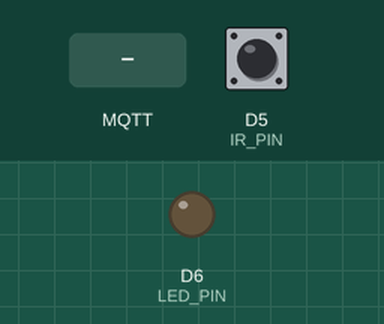
Simulated run of this sketch. Board: ESP8266 (NodeMCU). On the bench: output pins drawn as LEDs (lit = HIGH). Dashed ring = blinking. The test bench sets the inputs (shaded band); at power-on: D5 (IR_PIN) HIGH. WiFi joins after 1.5 s; servers stay silent unless stated; no MQTT or app messages arrive unless stated; what the sketch prints to the serial monitor is not drawn.

Above: at 2.7 s.
2.8 s: D5 (IR_PIN) driven LOW
At 3.2 s:
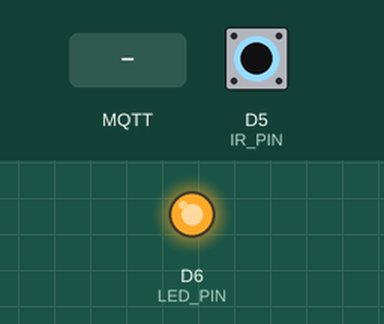
5.8 s: MQTT message "off" arrives on the first subscribed topic
At 6.09 s:
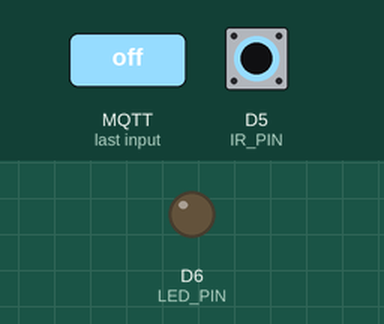
7.8 s: D5 (IR_PIN) driven HIGH
At 8.3 s:
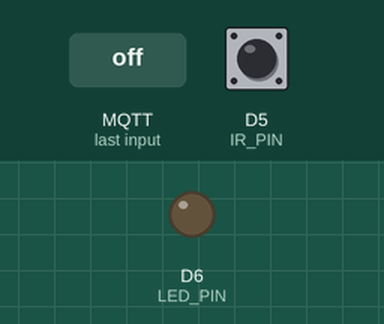
10.8 s: D5 (IR_PIN) pulsed LOW 2 times (0.12 s each, 0.3 s apart)
At 11.18 s:
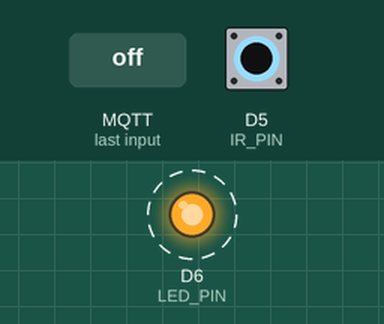
14.4 s: D5 (IR_PIN) pulsed LOW 2 times (0.12 s each, 0.3 s apart)
At 15.5 s:
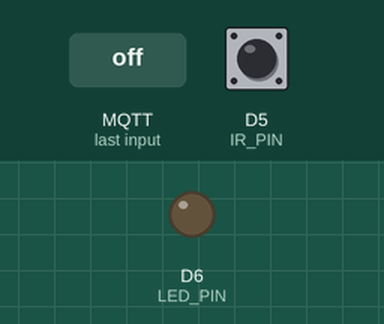
Timing chart, 0 to 17.4 s (numbered marks = the images above; inputs shaded):
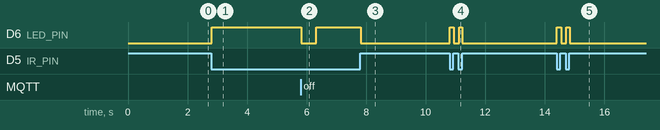

The sketch:

IOT_Sector_B5_Final_Project.ino
```cpp
#include <ESP8266WiFi.h>
#include <PubSubClient.h>

const char ssid[] = "A";
const char pass[] = "12345670";

const char broker[] = "broker.emqx.io";
const int port = 1883;

#define IR_PIN D5
#define LED_PIN D6
#define TIM_TH 1000

WiFiClient espClient;
PubSubClient client(espClient);

char object[15];
unsigned long last_pup_time = 0;

enum Mode { AUTO, MANUAL_ON, MANUAL_OFF };
Mode currentMode = AUTO;

unsigned long manualStartTime = 0;
const unsigned long MANUAL_DURATION = 500;

void callback(char* topic, byte* payload, unsigned int length) {
  String message = "";
  for (int i = 0; i < length; i++) {
    message += (char)payload[i];
  }

  if (String(topic) == "/sectorb5/AliAbdelhamid/led") {
    if (message == "on") {
      currentMode = MANUAL_ON;
      digitalWrite(LED_PIN, HIGH);
      Serial.println("Manual ON: LED ON");
    } else if (message == "off") {
      currentMode = MANUAL_OFF;
      digitalWrite(LED_PIN, LOW);
      manualStartTime = millis();
      Serial.println("Manual OFF: LED OFF for 5 seconds");
    }
  }
}

void setup() {
  Serial.begin(9600);
  pinMode(IR_PIN, INPUT);
  pinMode(LED_PIN, OUTPUT);

  WiFi.begin(ssid, pass);
  while (WiFi.status() != WL_CONNECTED) {
    delay(500);
    Serial.print(".");
  }

  Serial.println("\nWiFi connected!");
  Serial.println(WiFi.localIP());

  client.setServer(broker, port);
  client.setCallback(callback);

  while (!client.connected()) {
    Serial.print("Connecting to MQTT...");
    if (client.connect("sectorb5_AliAbdelhamid_IR")) {
      Serial.println("Connected to MQTT!");
    } else {
      Serial.print("Failed, rc=");
      Serial.print(client.state());
      Serial.println(" try again in 2 seconds");
      delay(2000);
    }
  }

  client.subscribe("/sectorb5/AliAbdelhamid/led");
  last_pup_time = millis();
}

void loop() {
  client.loop();


  if (currentMode == MANUAL_OFF && millis() - manualStartTime >= MANUAL_DURATION) {
    currentMode = AUTO;
    Serial.println("Returned to AUTO mode after 0.5 sec OFF");
  }

  int ir_value = digitalRead(IR_PIN);

  if (currentMode == AUTO) {
    if (ir_value == LOW) {
      strcpy(object, "object");
      digitalWrite(LED_PIN, HIGH);
      Serial.println("AUTO: Object detected → LED ON");
    } else {
      strcpy(object, "no object");
      digitalWrite(LED_PIN, LOW);
      Serial.println("AUTO: No object → LED OFF");
    }
  } else if (currentMode == MANUAL_ON) {
    strcpy(object, "manual on");
  } else if (currentMode == MANUAL_OFF) {
    strcpy(object, "manual off");
  }

  if (millis() - last_pup_time >= TIM_TH) {
    client.publish("/sectorb5/AliAbdelhamid/IR", object);
    last_pup_time = millis();
  }
}
```

Measured:
- after the input at 2.8 s, D6 (LED_PIN): LOW → HIGH at once
- after the input at 5.8 s, D6 (LED_PIN): HIGH → LOW at once, → HIGH 0.50 s later
- after the input at 7.8 s, D6 (LED_PIN): HIGH → LOW at once
- after the input at 10.8 s, D6 (LED_PIN): alternates HIGH for 0.12 s and LOW for 0.18 s, 4 changes in all, then stays LOW, starting at once
- after the input at 14.4 s, D6 (LED_PIN): alternates HIGH for 0.12 s and LOW for 0.18 s, 4 changes in all, then stays LOW, starting at once
